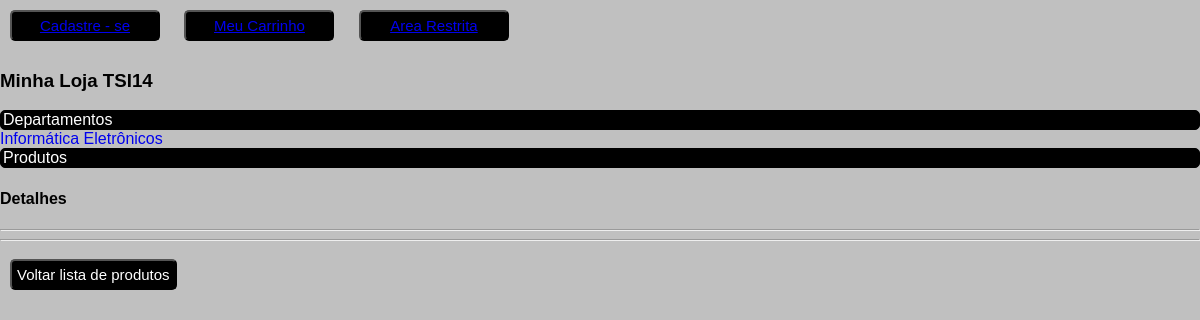
The page /?produto=1 on the database as committed earlier.
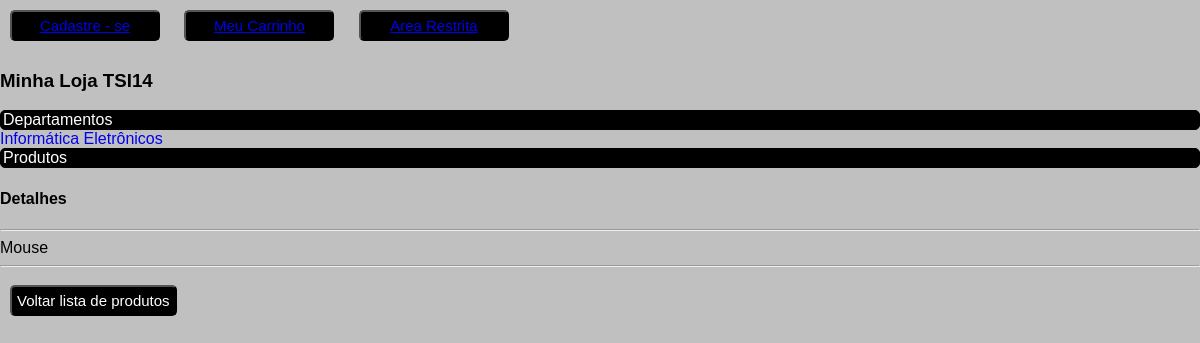
The same page on the database as committed later.
### tables this page shows
CREATE TABLE IF NOT EXISTS `departamentos` (
  `id` int(11) NOT NULL AUTO_INCREMENT,
  `nome` varchar(50) NOT NULL,
  PRIMARY KEY (`id`)
);

CREATE TABLE IF NOT EXISTS `produtos` (
  `id` int(11) NOT NULL AUTO_INCREMENT,
  `nome` varchar(150) NOT NULL,
  `detalhes` text,
  `preco` decimal(10,2) NOT NULL DEFAULT '0.00',
  `id_departamento` int(11) NOT NULL,
  PRIMARY KEY (`id`),
  KEY `fk_produtos_departamentos_idx` (`id_departamento`)
);

### index.php (the view, shortened to what this page needs)
<!DOCTYPE html>
<html lang="pt-BR">
	<head>
    </head>
<body>
          			<a href="form_clientes.php"><button>Cadastre - se</a></button>
                    <a href="carrinho.php"><button>Meu Carrinho</a></button>
                    <a href="admin/login.php"><button>Area Restrita</a></button>
        		<h3>Minha Loja TSI14 </h3>
      		<legend> Departamentos </legend>
      			<?php
      				$sql = "SELECT * from departamentos";
      				$result = mysql_query($sql);
      				while ($registro = mysql_fetch_assoc($result)) {
      					echo "
      						<tr><td><a href='?departamento=" . $registro['id'] . "'onClick='showProdutos();' style='text-decoration:none;'>
      					" . $registro['nome'] . "</a></td></tr>";
      				}
      			?>
                	<legend> Produtos </legend>
                		<?php
                			if (isset($_GET['produto'])) {
                				$idProd = $_GET['produto'];
                				$sql = "SELECT * from produtos WHERE id = $idProd";
                				$result = mysql_query($sql);
                				while ($registro = mysql_fetch_assoc($result)) {
                					$detalhe = $registro['detalhes'];
                					echo "
  									<h4>Detalhes</h4><hr/>
    									<tr><td>$detalhe</td></tr>
    									<hr/>
    									<button onClick='parent.history.back();'>Voltar lista de produtos</button>
  								";
                				}
                			}
                		?>
</body>
</html>

### css/estilos.css (style rules this page uses)
body { background-color: silver; font-family: "Trebuchet MS", helvetica, sans-serif; margin: 0; }
legend { border: 1px solid black; border-radius: 5px; background-color: black; color: white; }
button { background-color: black; color: white; padding: 5px; border-radius: 5px; margin: 10px; font-size: 15px; min-width: 150px; }

Rows that differ between the two databases and show on the page:
changed produtos: detalhes (not shown) → "Mouse"
